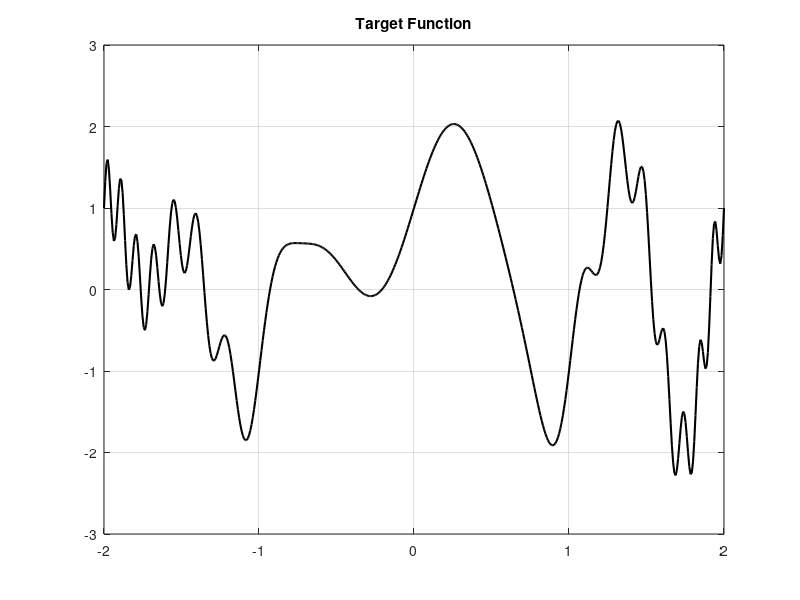

Reproduce this figure in MATLAB. (Note: this script raises an error after producing the figure.)
clc; clear; close all;

tr = 1;

n = 1000;
n = 500;
x = linspace(-2,2,n+1)';
u0 = sin(2*pi*x)+cos(pi*x.^2)+cos(pi*x.^3).*sin(pi*x.^3);

figure;
plot(x,u0,'k','LineWidth',1.5);
title('Target Function');
grid on;

global MSE_hist time_hist
MSE_hist  = [];
time_hist = [];

% N = 500;
N = 50;

%  OPTIM OPTIONS
max_iter = N;

%%  NN saja
disp('NN');

%  NN - NETWORK STRUCTURE
nn = [1 40 40 1];
sw = position_weights(nn);
n_weight = sw(6,2);

%  INITIALIZATION
w0 = readmatrix('csv_w0_tr3_nn_sinwave_transformer.csv');

options = optimoptions('fminunc', ...
    'Algorithm','quasi-newton', ...
    'HessianApproximation','bfgs', ...
    'SpecifyObjectiveGradient', true, ...
    'Display','iter', ...
    'MaxIterations', max_iter, ...
    'MaxFunctionEvaluations', 1e10, ...
    'OutputFcn', @(w,optimValues,state) ...
        outfun(w,optimValues,state,x,u0,nn,sw));

tic;
[w_nn,~,~,output_nn] = ...
    fminunc(@(w) problem_fit2(w,x,u0,nn,sw), w0, options);
t_nn = toc;

u_pred_nn = NN(w_nn,x,nn,sw);
mse_nn = MSE_hist(end);
MSE_hist_nn = MSE_hist;
time_hist_nn = time_hist;

fprintf('NN selesai. Iterasi: %d | MSE: %.3e | Runtime: %.2fs\n', ...
        output_nn.iterations, mse_nn, t_nn);

% PLOT
figure;
set(gcf, 'Position', [100, 100, 700, 350]);

subplot(1, 2, 1); 
plot(time_hist_nn, MSE_hist_nn, 'LineWidth', 1.5);
set(gca, 'YScale', 'log');
axis square;
xlabel('Time (s)'); ylabel('MSE');
title('NN Training Progress (Time)');
grid on;

subplot(1, 2, 2); 
plot(0:length(MSE_hist_nn)-1, MSE_hist_nn, 'LineWidth', 1.5);
set(gca, 'YScale', 'log');
axis square;
xlabel('Iteration'); ylabel('MSE');
title('NN Training Progress (Iteration)');
grid on;

figure;
plot(x,u0,'k','LineWidth',2); hold on;
plot(x,u_pred_nn,'r--','LineWidth',1.5);
title('NN (True vs Prediction)');
legend('True','NN murni');
grid on;


%%  NN–ELM 
disp('NN–ELM');

%  NN - NETWORK STRUCTURE
nn_elm = [1 5 224 1];
sw_nn_elm = position_weights(nn_elm);
n_weight_nn_elm = sw_nn_elm(6,2);

%  INITIALIZATION
w0_nn_elm = readmatrix('csv_w0_tr3_nn_elm_sinwave_transformer.csv');

MSE_hist  = [];
time_hist = [];

% --- Phase 1: Train Hidden Layer 1 & 2 ---
max_iter = N/2;
options = optimoptions('fminunc', ...
    'Algorithm','quasi-newton', ...
    'HessianApproximation','bfgs', ...
    'SpecifyObjectiveGradient', true, ...
    'Display','iter', ...
    'MaxIterations', max_iter, ...
    'MaxFunctionEvaluations', 1e10, ...
    'OutputFcn', @(w,optimValues,state) outfun(w,optimValues,state,x,u0,nn_elm,sw_nn_elm));

tic;
[w_stage1,~,~,out1] = fminunc(@(w) problem_fit2_nn_elm(w,x,u0,nn_elm,sw_nn_elm), w0_nn_elm, options);
t_stage1 = toc;
idx_end_p1 = length(MSE_hist);

MSE_phase1 = MSE_hist;
time_p1 = time_hist;

% --- Phase 2: Freeze Hidden Layer 1, train Hidden Layer 2 ---
W1 = reshape(w_stage1(sw_nn_elm(1,1):sw_nn_elm(1,2)), nn_elm(1), nn_elm(2));
B1 = reshape(w_stage1(sw_nn_elm(2,1):sw_nn_elm(2,2)), 1, nn_elm(2));
H1 = g(x*W1 + B1);
H1 = [x H1];
w2 = w_stage1(sw_nn_elm(3,1):sw_nn_elm(6,2));

sw_edit_nn_elm = sw_nn_elm - sw_nn_elm(2,2);
outfun_phase2_handle = @(w,optimValues,state,varargin) outfun_phase2_local(w,optimValues,state,H1,u0,nn_elm,sw_edit_nn_elm,n);

options = optimoptions('fminunc', ...
    'Algorithm','quasi-newton', ...
    'HessianApproximation','bfgs', ...
    'SpecifyObjectiveGradient', true, ...
    'Display','iter', ...
    'MaxIterations', max_iter, ...
    'MaxFunctionEvaluations', 1e10, ...
    'OutputFcn', outfun_phase2_handle);

% [w2,fval,exitflag,out2,grad] = fminunc(@problem_fit3, w2, options, H1, u0, nn, sw_edit);
[w2,~,~,out2] = fminunc(@problem_fit3_nn_elm, w2, options, H1, u0, nn_elm, sw_edit_nn_elm);
t_stage2 = toc - t_stage1;

MSE_phase2 = MSE_hist;

%PLOT
figure;
set(gcf, 'Position', [100, 100, 700, 350]);

subplot(1,2,1);
plot(time_hist(1:idx_end_p1), MSE_hist(1:idx_end_p1));
set(gca, 'YScale', 'log');
axis square; grid on;
title('Phase 1');
ylabel('MSE'); xlabel('Time (s)');

subplot(1, 2, 2);
plot(time_hist(idx_end_p1+1:end), MSE_hist(idx_end_p1+1:end));
set(gca, 'YScale', 'log');
axis square; grid on;
title('Phase 2');
ylabel('MSE'); xlabel('Time (s)');

figure;
plot(time_hist, MSE_hist, 'k', 'LineWidth', 1.5);
set(gca, 'YScale', 'log');
hold on;
xl = xline(t_stage1, '--r', 'LineWidth', 1.5);
xl.LabelVerticalAlignment = 'bottom';
xl.LabelHorizontalAlignment = 'right';
grid on;
title('Phase 1 + Phase 2');
ylabel('MSE'); xlabel('Time (s)');
legend('MSE Curve', 'Transition Point (Phase 1 to 2)');

%  Phase 3: Freeze HL2 + ELM
tic;

% Extract frozen hidden layers
w_stage2 = [w_stage1(sw_nn_elm(1,1):sw_nn_elm(2,2)) w2];
% W1 = reshape(w_stage2(sw(1,1):sw(1,2)), nn(1), nn(2));
% B1 = reshape(w_stage2(sw(2,1):sw(2,2)), 1, nn(2));
W2 = reshape(w_stage2(sw_nn_elm(3,1):sw_nn_elm(3,2)), nn_elm(2)+1, nn_elm(3));
B2 = reshape(w_stage2(sw_nn_elm(4,1):sw_nn_elm(4,2)), 1, nn_elm(3));

% Feature extraction
H2 = g(H1*W2 + B2);
H2_aug = [H2 ones(size(H2,1),1)];

% output ELM
w3 = H2_aug \ u0;

% Final NN–ELM weights
w_nn_elm = [w_stage2(1:sw_nn_elm(4,2)) w3'];
t_elm = toc;

%  Evaluation
u_pred_nn_elm = NN(w_nn_elm, x, nn_elm, sw_nn_elm);
mse_nn_elm = (2/size(x,1))*problem_fit2_nn_elm(w_nn_elm,x,u0,nn_elm,sw_nn_elm);

t_nn_elm = t_stage1 + t_stage2 + t_elm;

%  NN–ELM training curve
MSE_nn_elm_curve = [ ...
    MSE_phase1, ...
    MSE_phase2, ...
    mse_nn_elm ];

fprintf('NN–ELM selesai.\n');
fprintf('  Phase 1 iters: %d\n', out1.iterations);
fprintf('  Phase 2 iters: %d\n', out2.iterations);
fprintf('  Final MSE: %.3e | Time: %.2fs\n', mse_nn_elm, t_nn_elm);


%% ELM saja
disp('ELM');

w = w0_nn_elm;

W1 = reshape(w(sw_nn_elm(1,1):sw_nn_elm(1,2)), nn_elm(1), nn_elm(2));
B1 = reshape(w(sw_nn_elm(2,1):sw_nn_elm(2,2)), 1, nn_elm(2));
W2 = reshape(w(sw_nn_elm(3,1):sw_nn_elm(3,2)), nn_elm(2)+1, nn_elm(3));
B2 = reshape(w(sw_nn_elm(4,1):sw_nn_elm(4,2)), 1, nn_elm(3));

H1 = g(x*W1 + B1);
H1 = [x H1];
H2 = g(H1*W2 + B2);

H2_aug = [H2 ones(size(H2,1),1)];

tic;
w3_elm = H2_aug \ u0;
t_elm = toc;

w_elm = [W1(:); B1(:); W2(:); B2(:); w3_elm];

u_pred_elm = NN(w_elm,x,nn_elm,sw_nn_elm);
mse_elm = (2/size(x,1))*problem_fit2_nn_elm(w_elm,x,u0,nn_elm,sw_nn_elm);

fprintf('ELM selesai. MSE: %.3e | Runtime: %.2fs\n', ...
        mse_elm, t_elm);

%%  COMPARISON
figure;
plot(x,u0,'k','LineWidth',2.5); hold on;
plot(x,u_pred_nn,'r-.','LineWidth',1.5);
plot(x,u_pred_nn_elm,'b--','LineWidth',1.5);
plot(x,u_pred_elm,'g:','LineWidth',1.5);
legend('True','NN','NN–ELM','ELM','Location','best');
xlabel('x'); ylabel('u(x)');
title('Perbandingan Prediksi');
grid on;

figure;
bar([mse_nn,mse_nn_elm,mse_elm]);
set(gca,'XTickLabel',{'NN','NN–ELM','ELM'});
ylabel('MSE');
title('Perbandingan Error');
grid on;

fprintf('\n=== SUMMARY ===\n');
fprintf('NN:        MSE = %.3e | Time = %.2fs\n', mse_nn, t_nn);
fprintf('NN–ELM:    MSE = %.3e | Time = %.2fs\n', mse_nn_elm, t_nn_elm);
fprintf('ELM murni: MSE = %.3e | Time = %.2fs\n', mse_elm, t_elm);

%  TRAINING CURVE
figure;
plot(0:length(MSE_hist_nn)-1, MSE_hist_nn, ...
     'r-', 'LineWidth', 1.8); hold on;

plot(0:length(MSE_nn_elm_curve)-1, MSE_nn_elm_curve, ...
     'b--', 'LineWidth', 1.8);

plot(length(MSE_nn_elm_curve)-1, MSE_nn_elm_curve(end), ...
     'bo', 'MarkerSize', 8, 'MarkerFaceColor', 'b');

set(gca,'YScale','log');
xlabel('Iteration');
ylabel('MSE');
legend('NN','NN–ELM','Location','best');
title('NN vs NN–ELM Training');
grid on;

%% helper function
function stop = outfun(w, optimValues, state, x, u0, nn_elm, sw_nn_elm, varargin) % Tambahkan varargin
    stop = false;
    global MSE_hist time_hist
    switch state
        case 'init'
            % Ambil hanya output pertama (L) dari problem_fit
            [L, ~] = problem_fit2_nn_elm(w, x, u0, nn_elm, sw_nn_elm);
            MSE_hist = (2/size(x,1)) * L;
            time_hist = toc;
        case 'iter'
            [L, ~] = problem_fit2_nn_elm(w, x, u0, nn_elm, sw_nn_elm);
            MSE_hist(end+1) = (2/size(x,1)) * L;
            time_hist(end+1) = toc;
    end
end

function stop = outfun_phase2_local(w,optimValues,state,H1,u0,nn_elm,sw_nn_elm,n,varargin)
stop = false;

global MSE_hist
global time_hist

switch state
    case 'init'
        MSE_hist(end+1) = (2/n)*problem_fit3_nn_elm(w,H1,u0,nn_elm,sw_nn_elm);
        time_hist(end+1) = toc;

    case 'iter'
        MSE_hist(end+1) = (2/n)*problem_fit3_nn_elm(w,H1,u0,nn_elm,sw_nn_elm);
        time_hist(end+1) = toc;
end
end
